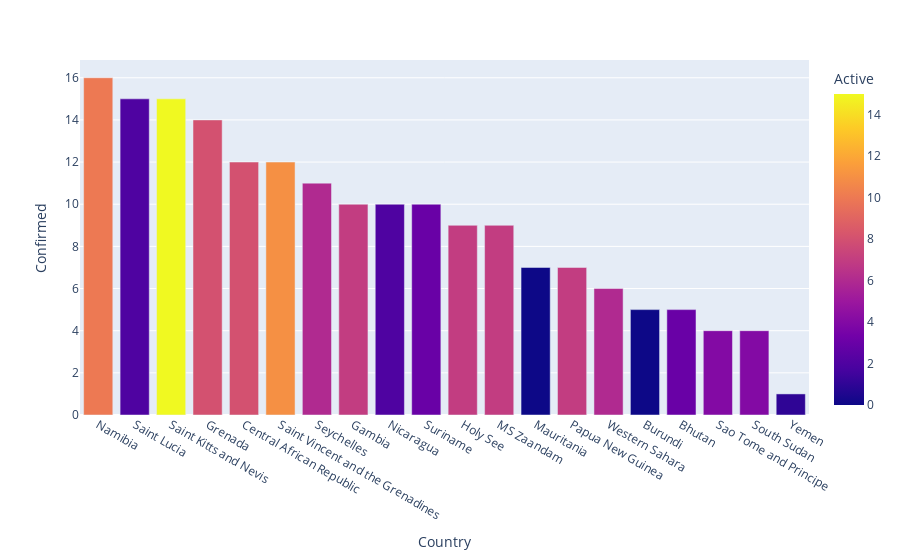

Notebook cell for this chart:
### Code cell
fig = px.bar(mod_tail, x='Country', y='Confirmed',
             hover_data=['Death Rate', 'Recovery Rate'], color='Active')
fig.show()

### Figure 1 — Plotly figure (JSON) as saved in the notebook; plotly's stock layout.template omitted (floating-point values rounded to 4 significant figures)
{"data": [{"alignmentgroup": "True", "customdata": [[0, 37.5], [0, 86.67], [0, 0], [0, 42.86], [0, 33.33], [0, 8.333], [0, 45.45], [10, 20], [20, 60], [10, 60], [0, 22.22], [22.22, 0], [14.29, 85.71], [0, 0], [0, 0], [20, 80], [0, 40], [0, 0], [0, 0], [0, 0]], "hovertemplate": "Country=%{x}<br>Confirmed=%{y}<br>Death Rate=%{customdata[0]}<br>Recovery Rate=%{customdata[1]}<br>Active=%{marker.color}<extra></extra>", "legendgroup": "", "marker": {"color": [10, 2, 15, 8, 8, 11, 6, 7, 2, 3, 7, 7, 0, 7, 6, 0, 3, 4, 4, 1], "coloraxis": "coloraxis"}, "name": "", "offsetgroup": "", "orientation": "v", "showlegend": false, "textposition": "auto", "type": "bar", "x": ["Namibia", "Saint Lucia", "Saint Kitts and Nevis", "Grenada", "Central African Republic", "Saint Vincent and the Grenadines", "Seychelles", "Gambia", "Nicaragua", "Suriname", "Holy See", "MS Zaandam", "Mauritania", "Papua New Guinea", "Western Sahara", "Burundi", "Bhutan", "Sao Tome and Principe", "South Sudan", "Yemen"], "xaxis": "x", "y": [16, 15, 15, 14, 12, 12, 11, 10, 10, 10, 9, 9, 7, 7, 6, 5, 5, 4, 4, 1], "yaxis": "y"}], "layout": {"barmode": "relative", "coloraxis": {"colorbar": {"title": {"text": "Active"}}, "colorscale": [[0, "#0d0887"], [0.1111, "#46039f"], [0.2222, "#7201a8"], [0.3333, "#9c179e"], [0.4444, "#bd3786"], [0.5556, "#d8576b"], [0.6667, "#ed7953"], [0.7778, "#fb9f3a"], [0.8889, "#fdca26"], [1, "#f0f921"]]}, "legend": {"tracegroupgap": 0}, "margin": {"t": 60}, "xaxis": {"anchor": "y", "domain": [0, 1], "title": {"text": "Country"}}, "yaxis": {"anchor": "x", "domain": [0, 1], "title": {"text": "Confirmed"}}}}
